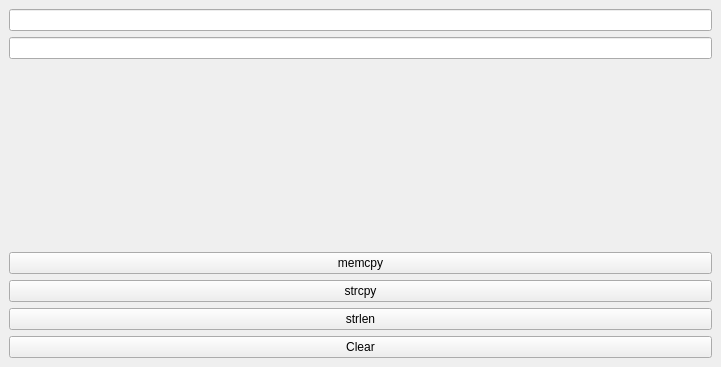
<?xml version="1.0" encoding="UTF-8"?>
<ui version="4.0">
 <class>MainWindow</class>
 <widget class="QMainWindow" name="MainWindow">
  <property name="geometry">
   <rect>
    <x>0</x>
    <y>0</y>
    <width>721</width>
    <height>367</height>
   </rect>
  </property>
  <widget class="QWidget" name="centralwidget">
   <layout class="QVBoxLayout">
    <item>
     <widget class="QLineEdit" name="input1"/>
    </item>
    <item>
     <widget class="QLineEdit" name="input2"/>
    </item>
    <item>
     <widget class="QLabel" name="result"/>
    </item>
    <item>
     <widget class="QPushButton" name="memcpy">
      <property name="text">
       <string>memcpy</string>
      </property>
     </widget>
    </item>
    <item>
     <widget class="QPushButton" name="strcpy">
      <property name="text">
       <string>strcpy</string>
      </property>
     </widget>
    </item>
    <item>
     <widget class="QPushButton" name="strlen">
      <property name="text">
       <string>strlen</string>
      </property>
     </widget>
    </item>
    <item>
     <widget class="QPushButton" name="clear">
      <property name="text">
       <string>Clear</string>
      </property>
     </widget>
    </item>
   </layout>
  </widget>
 </widget>
 <resources/>
 <connections/>
</ui>
